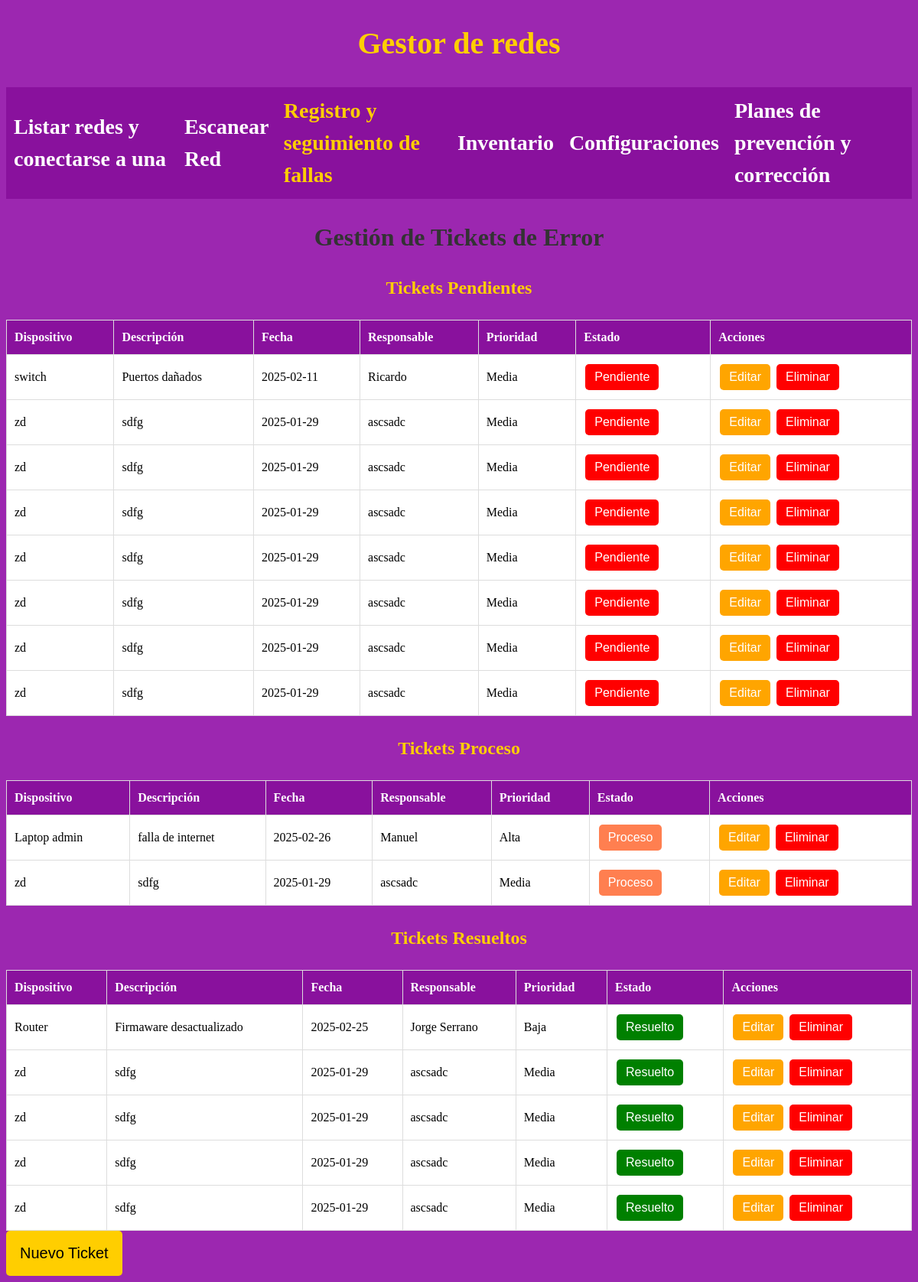
Page /tickets on the committed database.
### src/models/ticket.py (models this page shows)
class Ticket(db.Model):
    id = db.Column(db.Integer, primary_key=True)  # Identificador único de cada ticket
    dispositivo = db.Column(db.String(100), nullable=False)  # Nombre o tipo de dispositivo afectado
    descripcion = db.Column(db.Text, nullable=False)  # Descripción detallada del problema o solicitud
    fecha = db.Column(db.Date, nullable=False)  # Fecha en la que se registra el ticket
    responsable = db.Column(db.String(100), nullable=False)  # Persona asignada para resolver el ticket
    prioridad = db.Column(db.String(20), nullable=False)  # Nivel de prioridad (por ejemplo, "Alta", "Media", "Baja")
    estado = db.Column(db.String(20), nullable=False, default="Pendiente")  # Estado del ticket ("Pendiente" o "Resuelto")
    def to_dict(self):
        return {
            "id": self.id,
            "dispositivo": self.dispositivo,
            "descripcion": self.descripcion,
            "fecha": self.fecha.isoformat(),  # Convierte la fecha a formato ISO para compatibilidad JSON
            "responsable": self.responsable,
            "prioridad": self.prioridad,
            "estado": self.estado
        }

### src/routes/ticket_controller.py (the view)
@ticket_bp.route("/tickets")
def view_tickets():
    tickets = obtener_tickets()
    return render_template("tickets.html", tickets=tickets)

### src/services/ticket.py (called while the page is built)
def obtener_tickets():
    return [ticket.to_dict() for ticket in Ticket.query.all()]

### src/templates/tickets.html (shortened to what this page needs)
<!DOCTYPE html>
<html lang="es">
<head>
    <link rel="stylesheet" href="../static/css/style.css">
    <link rel="stylesheet" href="https://cdn.jsdelivr.net/npm/flatpickr/dist/flatpickr.min.css">
</head>
<body>
    <header>
        <a href="/">
            <h1>Gestor de redes</h1>
        </a>
    </header>
    <nav class="navegacion">
        <a href="/listaRedes" class="navegacion__enlace">Listar redes y conectarse a una</a>
        <a href="/listaDispositivos" class="navegacion__enlace">Escanear Red</a>
        <a href="/tickets" class="navegacion__enlace navegacion__enlace--activo">Registro y seguimiento de fallas</a>
        <a href="/inven" class="navegacion__enlace">Inventario</a>
        <a href="/configuracion" class="navegacion__enlace">Configuraciones</a>
        <a href="/planes" class="navegacion__enlace">Planes de prevención y corrección</a>
    </nav>
    <main class="contenedor">
        <h2>Gestión de Tickets de Error</h2>
        <h3>Tickets Pendientes</h3>
        <table id="TablaPendiente" class="tabla-tickets">
            <thead>
                <tr>
                    <th>Dispositivo</th>
                    <th>Descripción</th>
                    <th>Fecha</th>
                    <th>Responsable</th>
                    <th>Prioridad</th>
                    <th>Estado</th>
                    <th>Acciones</th>
                </tr>
            </thead>
            <tbody>
                {% for ticket in tickets %}
                {% if ticket.estado == "Pendiente" %}
                <tr data-id="{{ ticket.id }}">
                    <td>{{ ticket.dispositivo }}</td>
                    <td>{{ ticket.descripcion }}</td>
                    <td>{{ ticket.fecha }}</td>
                    <td>{{ ticket.responsable }}</td>
                    <td>{{ ticket.prioridad }}</td>
                    <td>
                        <button onclick="cambiarEstadoAProceso(this)" class="btn-accion porResolver-btn">
                            {{ ticket.estado }}
                        </button>
                    </td>
                    <td>
                        <button onclick="editarFila(this)" class="btn-accion edit-btn">Editar</button>
                        <button onclick="eliminarFila(this)" class="btn-accion delete-btn">Eliminar</button>
                    </td>
                </tr>
                {% endif %}
                {% endfor %}
            </tbody>
        </table>
        <h3>Tickets Proceso</h3>
        <table id="TablaProceso" class="tabla-tickets">
            <thead>
                <tr>
                    <th>Dispositivo</th>
                    <th>Descripción</th>
                    <th>Fecha</th>
                    <th>Responsable</th>
                    <th>Prioridad</th>
                    <th>Estado</th>
                    <th>Acciones</th>
                </tr>
            </thead>
            <tbody>
                {% for ticket in tickets %}
                {% if ticket.estado == "Proceso" %}
                <tr data-id="{{ ticket.id }}">
                    <td>{{ ticket.dispositivo }}</td>
                    <td>{{ ticket.descripcion }}</td>
                    <td>{{ ticket.fecha }}</td>
                    <td>{{ ticket.responsable }}</td>
                    <td>{{ ticket.prioridad }}</td>
                    <td>
                        <button onclick="cambiarEstadoAFinalizado(this)" class="btn-accion proceso-btn">
                            {{ ticket.estado }}
                        </button>
                    </td>
                    <td>
                        <button onclick="editarFila(this)" class="btn-accion edit-btn">Editar</button>
                        <button onclick="eliminarFila(this)" class="btn-accion delete-btn">Eliminar</button>
                    </td>
                </tr>
                {% endif %}
                {% endfor %}
            </tbody>
        </table>
        <h3>Tickets Resueltos</h3>
        <table id="TablaResuelto" class="tabla-tickets">
            <thead>
                <tr>
                    <th>Dispositivo</th>
                    <th>Descripción</th>
                    <th>Fecha</th>
                    <th>Responsable</th>
                    <th>Prioridad</th>
                    <th>Estado</th>
                    <th>Acciones</th>
                </tr>
            </thead>
            <tbody>
                {% for ticket in tickets %}
                {% if ticket.estado == "Resuelto" %}
                <tr data-id="{{ ticket.id }}">
                    <td>{{ ticket.dispositivo }}</td>
                    <td>{{ ticket.descripcion }}</td>
                    <td>{{ ticket.fecha }}</td>
                    <td>{{ ticket.responsable }}</td>
                    <td>{{ ticket.prioridad }}</td>
                    <td>
                        <button onclick="cambiarEstadoAPendiente(this)" class="btn-accion resuelto-btn">
                            {{ ticket.estado }}
                        </button>
                    </td>
                    <td>
                        <button onclick="editarFila(this)" class="btn-accion edit-btn">Editar</button>
                        <button onclick="eliminarFila(this)" class="btn-accion delete-btn">Eliminar</button>
                    </td>
                </tr>
                {% endif %}
                {% endfor %}
            </tbody>
        </table>
        <button onclick="mostrarFormulario()" class="boton">Nuevo Ticket</button>
    </main>
</body>
</html>

### src/static/css/style.css (style rules this page uses)
:root { --primario: #9C27B0; --primarioOscuro: #89119D; --secundario: #FFCE00; --secundarioOscuro: rgb(233, 287, 2); --blanco: #FFF; --negro: #000; }
html { box-sizing: border-box; font-size: 62.5%; }
*, *:before, *:after { box-sizing: inherit; }
body { background-color: var(--primario); font-size: 1.6rem; line-height: 1.5; }
a { text-decoration: none; }
.contenedor { max-width: 120rem; margin: 0 auto; }
h1, h2, h3 { text-align: center; color: var(--secundario); }
h1 { font-size: 4rem; }
h2 { font-size: 3.2rem; }
h3 { font-size: 2.4rem; }
.boton { display: flex; font-size: 2rem; text-align: center; padding: 1.8rem; background-color: var(--secundario); border: none; border-radius: 5px; transition: background-color .3s ease; }
.navegacion { background-color: var(--primarioOscuro); display: flex; flex-direction: column; align-items: center; }
@media (min-width: 968px) { .navegacion { flex-direction: row; justify-content: space-around; } }
.navegacion__enlace { color: var(--blanco); font-size: 2.8rem; font-weight: 700; padding: 1rem; }
.navegacion__enlace--activo, .navegacion__enlace:hover { color: var(--secundario); }
.tabla-tickets { width: 100%; border-collapse: collapse; background: var(--blanco); margin-top: 2rem; }
.tabla-tickets th, .tabla-tickets td { border: 1px solid #ddd; padding: 1rem; text-align: left; font-size: 1.6rem; }
.tabla-tickets th { background-color: var(--primarioOscuro); color: var(--blanco); }
.btn-accion { padding: 0.8rem 1.2rem; margin: 0.2rem; font-size: 1.6rem; border: none; border-radius: 5px; cursor: pointer; transition: background-color 0.3s ease; }
.porResolver-btn { background-color: red; color: var(--blanco); }
.proceso-btn { background-color: coral; color: var(--blanco); }
.resuelto-btn { background-color: green; color: var(--blanco); }
.edit-btn { background-color: orange; color: var(--blanco); }
.delete-btn { background-color: red; color: var(--blanco); }
h2 { margin-bottom: 20px; color: #333; }

### rows in the picture
Ticket: dispositivo "switch", descripcion "Puertos dañados", fecha "2025-02-11", responsable "Ricardo", prioridad "Media", estado "Pendiente"
Ticket: dispositivo "zd", descripcion "sdfg", fecha "2025-01-29", responsable "ascsadc", prioridad "Media", estado "Pendiente"
Ticket: dispositivo "zd", descripcion "sdfg", fecha "2025-01-29", responsable "ascsadc", prioridad "Media", estado "Pendiente"
Ticket: dispositivo "zd", descripcion "sdfg", fecha "2025-01-29", responsable "ascsadc", prioridad "Media", estado "Pendiente"
Ticket: dispositivo "zd", descripcion "sdfg", fecha "2025-01-29", responsable "ascsadc", prioridad "Media", estado "Pendiente"
Ticket: dispositivo "zd", descripcion "sdfg", fecha "2025-01-29", responsable "ascsadc", prioridad "Media", estado "Pendiente"
Ticket: dispositivo "zd", descripcion "sdfg", fecha "2025-01-29", responsable "ascsadc", prioridad "Media", estado "Pendiente"
Ticket: dispositivo "zd", descripcion "sdfg", fecha "2025-01-29", responsable "ascsadc", prioridad "Media", estado "Pendiente"
Ticket: dispositivo "Laptop admin", descripcion "falla de internet", fecha "2025-02-26", responsable "Manuel", prioridad "Alta", estado "Proceso"
Ticket: dispositivo "zd", descripcion "sdfg", fecha "2025-01-29", responsable "ascsadc", prioridad "Media", estado "Proceso"
Ticket: dispositivo "Router", descripcion "Firmaware desactualizado", fecha "2025-02-25", responsable "Jorge Serrano", prioridad "Baja", estado "Resuelto"
Ticket: dispositivo "zd", descripcion "sdfg", fecha "2025-01-29", responsable "ascsadc", prioridad "Media", estado "Resuelto"
Ticket: dispositivo "zd", descripcion "sdfg", fecha "2025-01-29", responsable "ascsadc", prioridad "Media", estado "Resuelto"
Ticket: dispositivo "zd", descripcion "sdfg", fecha "2025-01-29", responsable "ascsadc", prioridad "Media", estado "Resuelto"
Ticket: dispositivo "zd", descripcion "sdfg", fecha "2025-01-29", responsable "ascsadc", prioridad "Media", estado "Resuelto"
